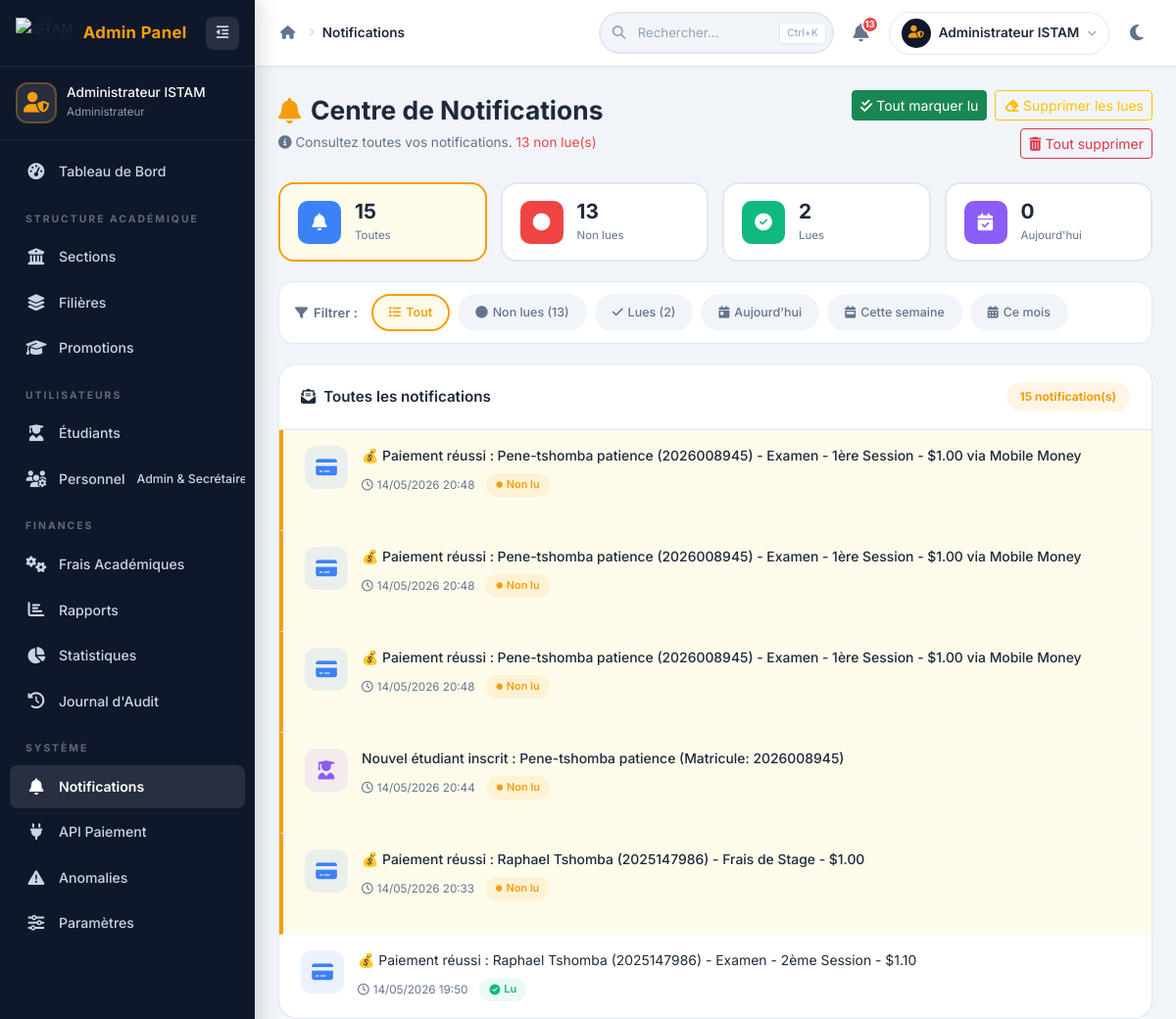
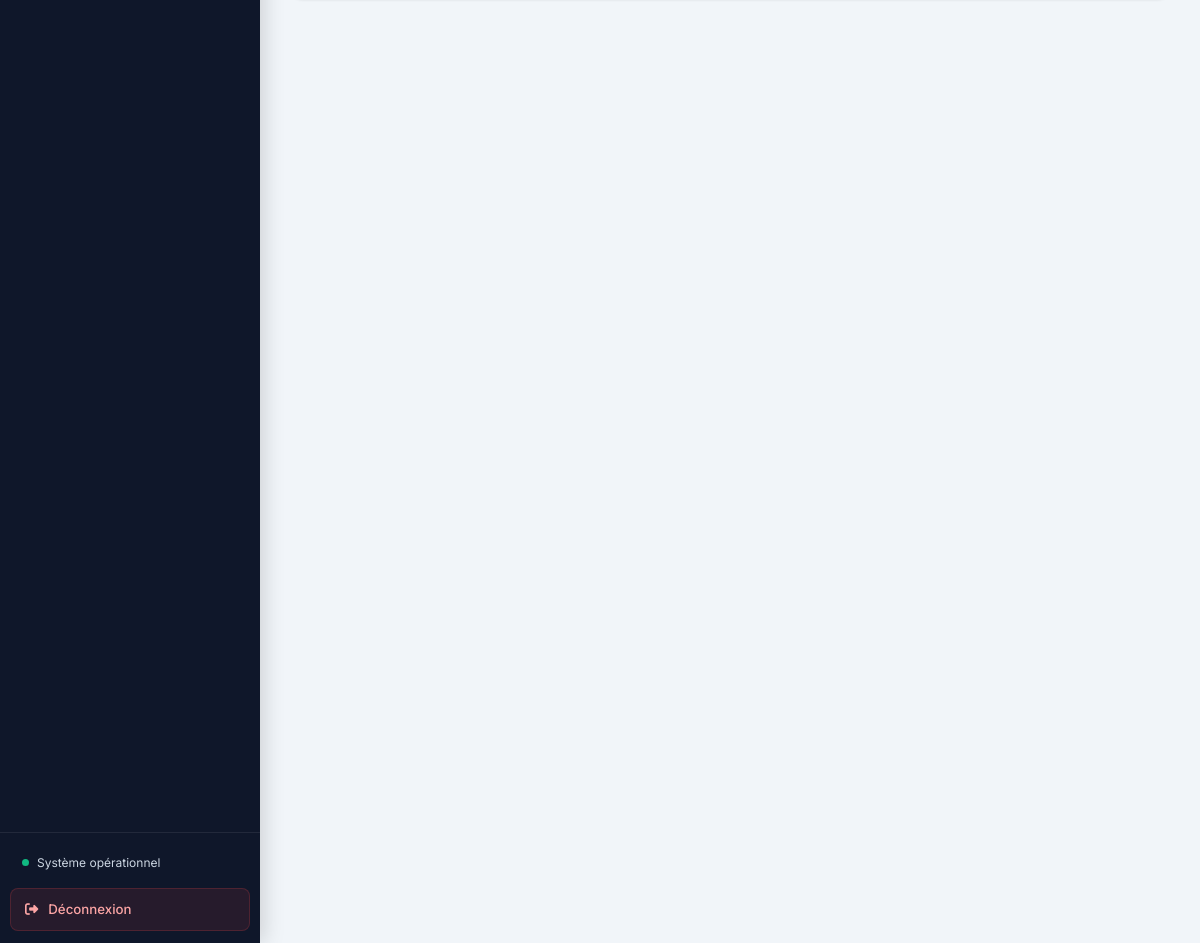
/admin/notifications.php (signed in), run on the app's committed database (2 pictures, top to bottom).
### tables this page shows
CREATE TABLE IF NOT EXISTS `notifications` (
  `id_notification` int(11) NOT NULL AUTO_INCREMENT,
  `id_utilisateur` int(11) NOT NULL,
  `message` text NOT NULL,
  `date_envoi` timestamp NULL DEFAULT CURRENT_TIMESTAMP,
  `statut` varchar(50) DEFAULT 'envoyé',
  PRIMARY KEY (`id_notification`),
  KEY `id_utilisateur` (`id_utilisateur`)
);

### admin/notifications.php (the view, shortened to what this page needs)
<?php
$db = Database::getInstance();
$admin_id = $_SESSION['user_id'] ?? 1;
$filtre_statut = $_GET['statut'] ?? '';
$filtre_date = $_GET['date'] ?? '';
$page = isset($_GET['page']) ? max(1, (int)$_GET['page']) : 1;
$par_page = 20;
$offset = ($page - 1) * $par_page;
$where = "WHERE n.id_utilisateur = :admin_id";
$params = ['admin_id' => $admin_id];
$sql_count = "SELECT COUNT(*) as total FROM notifications n {$where}";
$stmt = $db->prepare($sql_count);
$stmt->execute($params);
$total_notifs = $stmt->fetch()['total'] ?? 0;
$sql = "SELECT n.*
        FROM notifications n
        {$where}
        ORDER BY n.date_envoi DESC
        LIMIT {$par_page} OFFSET {$offset}";
$stmt = $db->prepare($sql);
$stmt->execute($params);
$notifications = $stmt->fetchAll();
$stmt = $db->prepare("SELECT COUNT(*) as total FROM notifications WHERE id_utilisateur = :admin_id");
$stmt->execute(['admin_id' => $admin_id]);
$total_toutes = $stmt->fetch()['total'] ?? 0;
$stmt = $db->prepare("SELECT COUNT(*) as total FROM notifications WHERE id_utilisateur = :admin_id AND statut = 'non_lu'");
$stmt->execute(['admin_id' => $admin_id]);
$total_non_lues = $stmt->fetch()['total'] ?? 0;
$stmt = $db->prepare("SELECT COUNT(*) as total FROM notifications WHERE id_utilisateur = :admin_id AND statut = 'lu'");
$stmt->execute(['admin_id' => $admin_id]);
$total_lues = $stmt->fetch()['total'] ?? 0;
$stmt = $db->prepare("SELECT COUNT(*) as total FROM notifications WHERE id_utilisateur = :admin_id AND DATE(date_envoi) = CURDATE()");
$stmt->execute(['admin_id' => $admin_id]);
$total_aujourdhui = $stmt->fetch()['total'] ?? 0;
function getNotifIcon($message) {
    $msg = strtolower($message);
    if (strpos($msg, 'paiement') !== false || strpos($msg, 'transaction') !== false) {
        return ['icon' => 'fa-credit-card', 'color' => 'icon-blue'];
    } elseif (strpos($msg, 'succès') !== false || strpos($msg, 'réussi') !== false) {
        return ['icon' => 'fa-check-circle', 'color' => 'icon-green'];
    } elseif (strpos($msg, 'échec') !== false || strpos($msg, 'erreur') !== false || strpos($msg, 'anomalie') !== false) {
        return ['icon' => 'fa-exclamation-triangle', 'color' => 'icon-red'];
    } elseif (strpos($msg, 'étudiant') !== false || strpos($msg, 'inscrit') !== false || strpos($msg, 'nouvel') !== false) {
        return ['icon' => 'fa-user-graduate', 'color' => 'icon-purple'];
    } elseif (strpos($msg, 'admin') !== false || strpos($msg, 'secrétaire') !== false || strpos($msg, 'personnel') !== false) {
        return ['icon' => 'fa-user-shield', 'color' => 'icon-dark'];
    } elseif (strpos($msg, 'frais') !== false || strpos($msg, 'configuration') !== false) {
        return ['icon' => 'fa-cogs', 'color' => 'icon-orange'];
    } elseif (strpos($msg, 'sécurité') !== false || strpos($msg, 'connexion') !== false) {
        return ['icon' => 'fa-shield-alt', 'color' => 'icon-red'];
    } else {
        return ['icon' => 'fa-bell', 'color' => 'icon-blue'];
    }
}
?>
<!DOCTYPE html>
<html lang="fr">
<head>
    <link href="https://cdn.jsdelivr.net/npm/bootstrap@5.3.0/dist/css/bootstrap.min.css" rel="stylesheet">
    <link href="https://cdnjs.cloudflare.com/ajax/libs/font-awesome/6.4.0/css/all.min.css" rel="stylesheet">
    <link rel="stylesheet" href="../assets/css/admin/dashboard_admin.css">
    <link rel="stylesheet" href="../assets/css/admin/notifications.css">
</head>
<body>
    <div class="admin-layout">
        <?php include 'includes/sidebar_admin.php'; ?>
        <div class="main-content">
            <?php
            include 'includes/navbar_admin.php';
            ?>
            <main class="dashboard-content">
                <div class="page-header">
                    <div class="row align-items-center">
                        <div class="col-lg-6">
                            <h1 class="page-title">
                                <i class="fas fa-bell"></i> Centre de Notifications
                            </h1>
                            <p class="page-subtitle">
                                <i class="fas fa-info-circle"></i>
                                Consultez toutes vos notifications.
                                <span class="text-danger"><?= $total_non_lues ?> non lue(s)</span>
                            </p>
                        </div>
                        <div class="col-lg-6 text-lg-end mt-3 mt-lg-0">
                            <div class="btn-group-actions">
                                <?php if ($total_non_lues > 0): ?>
                                    <a href="?action=mark_all_read" class="btn btn-success btn-sm">
                                        <i class="fas fa-check-double"></i> Tout marquer lu
                                    </a>
                                <?php endif; ?>
                                <?php if ($total_lues > 0): ?>
                                    <a href="?action=delete_all_read" class="btn btn-outline-warning btn-sm"
                                       onclick="return confirm('Supprimer toutes les notifications lues (<?= $total_lues ?>) ?')">
                                        <i class="fas fa-eraser"></i> Supprimer les lues
                                    </a>
                                <?php endif; ?>
                                <?php if ($total_toutes > 0): ?>
                                    <a href="?action=delete_all" class="btn btn-outline-danger btn-sm"
                                       onclick="return confirm('⚠️ Supprimer TOUTES les notifications (<?= $total_toutes ?>) ?')">
                                        <i class="fas fa-trash-alt"></i> Tout supprimer
                                    </a>
                                <?php endif; ?>
                            </div>
                        </div>
                    </div>
                </div>
                <div class="notif-stats">
                    <a href="notifications.php" class="notif-stat-card <?= empty($filtre_statut) ? 'active' : '' ?>">
                        <div class="notif-stat-icon bg-blue">
                            <i class="fas fa-bell"></i>
                        </div>
                        <div class="notif-stat-info">
                            <h4><?= $total_toutes ?></h4>
                            <p>Toutes</p>
                        </div>
                    </a>
                    <a href="notifications.php?statut=non_lu" class="notif-stat-card <?= $filtre_statut === 'non_lu' ? 'active' : '' ?>">
                        <div class="notif-stat-icon bg-red">
                            <i class="fas fa-circle"></i>
                        </div>
                        <div class="notif-stat-info">
                            <h4><?= $total_non_lues ?></h4>
                            <p>Non lues</p>
                        </div>
                    </a>
                    <a href="notifications.php?statut=lu" class="notif-stat-card <?= $filtre_statut === 'lu' ? 'active' : '' ?>">
                        <div class="notif-stat-icon bg-green">
                            <i class="fas fa-check-circle"></i>
                        </div>
                        <div class="notif-stat-info">
                            <h4><?= $total_lues ?></h4>
                            <p>Lues</p>
                        </div>
                    </a>
                    <a href="notifications.php?date=aujourdhui" class="notif-stat-card <?= $filtre_date === 'aujourdhui' ? 'active' : '' ?>">
                        <div class="notif-stat-icon bg-purple">
                            <i class="fas fa-calendar-check"></i>
                        </div>
                        <div class="notif-stat-info">
                            <h4><?= $total_aujourdhui ?></h4>
                            <p>Aujourd'hui</p>
                        </div>
                    </a>
                </div>
                <div class="filtres-rapides">
                    <span class="filtre-label-text"><i class="fas fa-filter"></i> Filtrer :</span>
                    <a href="notifications.php" class="filtre-pill <?= empty($filtre_statut) && empty($filtre_date) ? 'active' : '' ?>">
                        <i class="fas fa-list"></i> Tout
                    </a>
                    <a href="?statut=non_lu" class="filtre-pill <?= $filtre_statut === 'non_lu' ? 'active' : '' ?>">
                        <i class="fas fa-circle"></i> Non lues (<?= $total_non_lues ?>)
                    </a>
                    <a href="?statut=lu" class="filtre-pill <?= $filtre_statut === 'lu' ? 'active' : '' ?>">
                        <i class="fas fa-check"></i> Lues (<?= $total_lues ?>)
                    </a>
                    <a href="?date=aujourdhui" class="filtre-pill <?= $filtre_date === 'aujourdhui' ? 'active' : '' ?>">
                        <i class="fas fa-calendar-day"></i> Aujourd'hui
                    </a>
                    <a href="?date=semaine" class="filtre-pill <?= $filtre_date === 'semaine' ? 'active' : '' ?>">
                        <i class="fas fa-calendar-week"></i> Cette semaine
                    </a>
                    <a href="?date=mois" class="filtre-pill <?= $filtre_date === 'mois' ? 'active' : '' ?>">
                        <i class="fas fa-calendar-alt"></i> Ce mois
                    </a>
                </div>
                <div class="notif-list-card">
                    <div class="notif-list-header">
                        <h3><i class="fas fa-envelope-open-text"></i>
                            <?php
                            if ($filtre_statut === 'non_lu') echo "Notifications non lues";
                            elseif ($filtre_statut === 'lu') echo "Notifications lues";
                            elseif ($filtre_date === 'aujourdhui') echo "Notifications d'aujourd'hui";
                            elseif ($filtre_date === 'semaine') echo "Notifications de la semaine";
                            elseif ($filtre_date === 'mois') echo "Notifications du mois";
                            else echo "Toutes les notifications";
                            ?>
                        </h3>
                        <span class="notif-count-badge"><?= $total_notifs ?> notification(s)</span>
                    </div>
                    <div class="notif-list-body">
                        <?php if (empty($notifications)): ?>
                            <div class="notif-empty">
                                <i class="fas fa-bell-slash"></i>
                                <h4>Aucune notification</h4>
                                <p class="text-muted">
                                    <?php if (!empty($filtre_statut) || !empty($filtre_date)): ?>
                                        Essayez de modifier les filtres.
                                    <?php else: ?>
                                        Vous recevrez des notifications pour les événements importants.
                                    <?php endif; ?>
                                </p>
                            </div>
                        <?php else: ?>
                            <?php foreach ($notifications as $notif):
                                $notif_icon = getNotifIcon($notif['message']);
                                $is_unread = $notif['statut'] === 'non_lu';
                            ?>
                                <div class="notif-item <?= $is_unread ? 'notif-unread' : '' ?>"
                                     id="notif-<?= $notif['id_notification'] ?>">
                                    <div class="notif-item-icon <?= $notif_icon['color'] ?>">
                                        <i class="fas <?= $notif_icon['icon'] ?>"></i>
                                    </div>
                                    <div class="notif-item-content">
                                        <p class="notif-item-message"><?= htmlspecialchars($notif['message']) ?></p>
                                        <div class="notif-item-meta">
                                            <span class="notif-item-date">
                                                <i class="far fa-clock"></i>
                                                <?= date('d/m/Y H:i', strtotime($notif['date_envoi'])) ?>
                                            </span>
                                            <?php if ($is_unread): ?>
                                                <span class="notif-item-badge badge-unread">
                                                    <i class="fas fa-circle"></i> Non lu
                                                </span>
                                            <?php else: ?>
                                                <span class="notif-item-badge badge-read">
                                                    <i class="fas fa-check-circle"></i> Lu
                                                </span>
                                            <?php endif; ?>
                                        </div>
                                    </div>
                                </div>
                            <?php endforeach; ?>
                        <?php endif; ?>
                    </div>
                </div>
            </main>
        </div>
    </div>
</body>
</html>

### assets/css/admin/dashboard_admin.css (style rules this page uses)
:root { --sidebar-width: 260px; --sidebar-collapsed: 80px; --navbar-height: 68px; --bg-body: #f1f5f9; --bg-card: #ffffff; --bg-navbar: #ffffff; --bg-sidebar: #0f172a; --bg-sidebar-hover: rgba(255,255,255,0.06); --bg-sidebar-active: rgba(255,255,255,0.1); --text-primary: #1e293b; --text-secondary: #64748b; --text-sidebar: #cbd5e1; --text-sidebar-active: #ffffff; --border-color: #e2e8f0; --border-sidebar: rgba(255,255,255,0.08); --accent: #3b82f6; --accent-light: rgba(59,130,246,0.1); --accent-gold: #f59e0b; --success: #10b981; --warning: #f59e0b; --danger: #ef4444; --info: #3b82f6; --purple: #8b5cf6; --shadow-sm: 0 1px 2px rgba(0,0,0,0.05); --shadow: 0 4px 6px -1px rgba(0,0,0,0.05), 0 2px 4px -2px rgba(0,0,0,0.05); --shadow-md: 0 10px 15px -3px rgba(0,0,0,0.08), 0 4px 6px -4px rgba(0,0,0,0.05); --shadow-lg: 0 20px 25px -5px rgba(0,0,0,0.1), 0 8px 10px -6px rgba(0,0,0,0.05); --radius-sm: 8px; --radius: 12px; --radius-lg: 16px; --radius-xl: 20px; --transition: all 0.25s cubic-bezier(0.4,0,0.2,1); --transition-slow: all 0.35s cubic-bezier(0.4,0,0.2,1); }
*, *::before, *::after { margin: 0; padding: 0; box-sizing: border-box; }
body { font-family: 'Inter', 'Poppins', sans-serif; font-size: 14px; color: var(--text-primary); background: var(--bg-body); line-height: 1.6; overflow-x: hidden; -webkit-font-smoothing: antialiased; }
a { text-decoration: none; color: inherit; }
.admin-layout { display: flex; min-height: 100vh; }
.main-content { flex: 1; margin-left: var(--sidebar-width); transition: var(--transition-slow); min-width: 0; }
.notif-item { display: flex; align-items: flex-start; gap: 10px; padding: 12px 18px; border-bottom: 1px solid #f8fafc; cursor: pointer; transition: var(--transition); position: relative; }
.notif-item.notif-unread { background: rgba(59,130,246,0.02); border-left: 3px solid var(--accent); }
.dashboard-content { padding: 24px; }
.bg-green { background: var(--success); }
.bg-red { background: var(--danger); }
.text-danger { color: var(--danger) !important; }

### data on the page
notifications: message "💰 Paiement réussi : Pene-tshomba patience (2026008945) - Examen - 1ère Session - $1.00 via Mobile Money", date_envoi "14/05/2026 20:48", statut "non_lu" (drawn)
notifications: message "💰 Paiement réussi : Pene-tshomba patience (2026008945) - Examen - 1ère Session - $1.00 via Mobile Money", date_envoi "14/05/2026 20:48", statut "non_lu" (drawn)
notifications: message "💰 Paiement réussi : Pene-tshomba patience (2026008945) - Examen - 1ère Session - $1.00 via Mobile Money", date_envoi "14/05/2026 20:48", statut "non_lu" (drawn)
notifications: message "Nouvel étudiant inscrit : Pene-tshomba patience (Matricule: 2026008945)", date_envoi "14/05/2026 20:44", statut "non_lu" (drawn)
notifications: message "💰 Paiement réussi : Raphael Tshomba (2025147986) - Frais de Stage - $1.00", date_envoi "14/05/2026 20:33", statut "non_lu" (drawn)
notifications: message "💰 Paiement réussi : Raphael Tshomba (2025147986) - Examen - 2ème Session - $1.10", date_envoi "14/05/2026 19:50", statut "lu" (drawn)

### other printed values
$admin_nom_side "Administrateur ISTAM"
$titre_page "Notifications"
$notif_count "13"
$admin_nom_nav "Administrateur ISTAM"
$total_non_lues "13"
$total_toutes "15"
$total_lues "2"
$total_aujourdhui "0"
$total_notifs "15"
